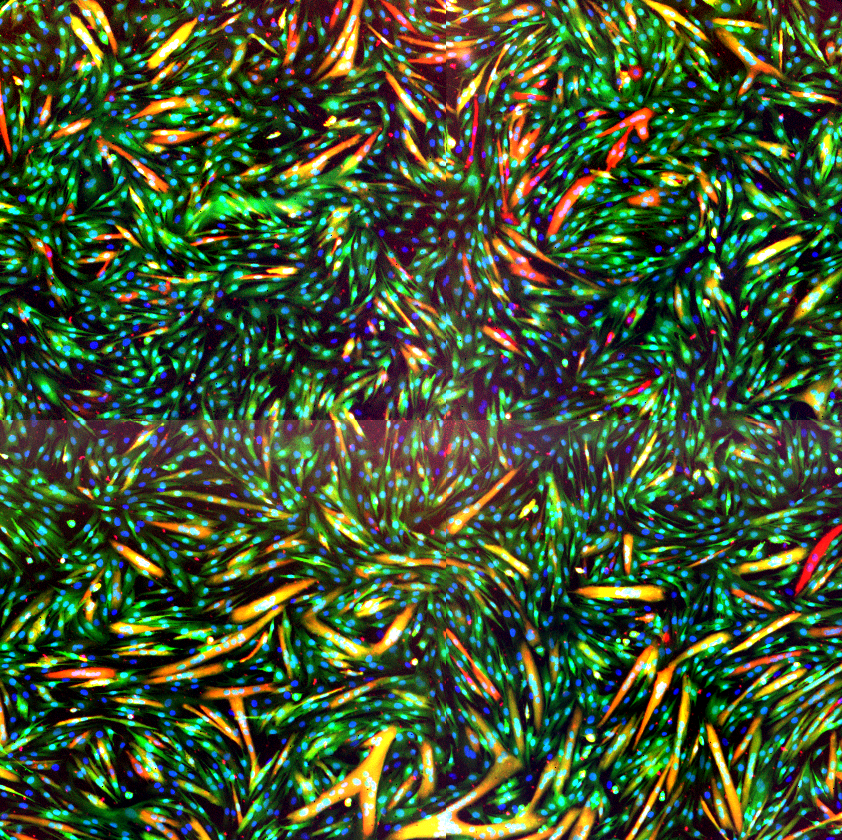
#> input picture test-image.png, 842 x 840 px
$ python -i regprops.py   (imports and definitions only)
#> lines starting #> are read from the running program, lines starting #| are printed output that depends on the picture; after the words box and inside, x2 and y2 are one past the last pixel; in counts of white or black regions, pixels touching at a corner belong together
import numpy as np
from scipy import ndimage as nd
from skimage import filter as imfilter, measure, io
from line_profiler import LineProfiler


# threshold and labeling number of objects, statistics about object size and
# shape
def intensity_object_features(im, sample_size=None):
    """Segment objects based on intensity threshold and compute properties.

    Parameters
    ----------
    im : 2D np.ndarray of float or uint8.
        The input image.
    adaptive_t_radius : int, optional
        The radius to calculate background with adaptive threshold.
    sample_size : int, optional
        Sample this many objects randomly, rather than measuring all
        objects.

    Returns
    -------
    f : 1D np.ndarray of float
        The feature vector.
    names : list of string
        The list of feature names.
    """
    tim1 = im > imfilter.threshold_otsu(im)
    f, names = object_features(tim1, im, sample_size=sample_size)
    return f, names


def object_features(bin_im, im, erode=2, sample_size=None):
    """Compute features about objects in a binary image.

    Parameters
    ----------
    bin_im : 2D np.ndarray of bool
        The image of objects.
    im : 2D np.ndarray of float or uint8
        The actual image.
    erode : int, optional
        Radius of erosion of objects.
    sample_size : int, optional
        Sample this many objects randomly, rather than measuring all
        objects.

    Returns
    -------
    fs : 1D np.ndarray of float
        The feature vector.
    names : list of string
        The names of each feature.
    """
    lab_im, n_objs = nd.label(bin_im)
    if sample_size is None:
        sample_size = n_objs
        sample_indices = np.arange(n_objs)
    else:
        sample_indices = np.random.randint(0, n_objs, size=sample_size)
    objects = measure.regionprops(lab_im, intensity_image=im)
    prop_names = measure._regionprops.PROPS.values()
    properties = []
    for i, j in enumerate(sample_indices):
        properties.append([])
        properties[i].append(objects[j].area())
        properties[i].append(objects[j].bbox())
        properties[i].append(objects[j].moments_central())
        properties[i].append(objects[j].centroid())
        properties[i].append(objects[j].convex_area())
        properties[i].append(objects[j].convex_image())
        properties[i].append(objects[j].coords())
        properties[i].append(objects[j].eccentricity())
        properties[i].append(objects[j].equivalent_diameter())
        properties[i].append(objects[j].euler_number())
        properties[i].append(objects[j].extent())
        properties[i].append(objects[j].filled_area())
        properties[i].append(objects[j].filled_image())
        properties[i].append(objects[j].moments_hu())
        properties[i].append(objects[j].image())
        properties[i].append(objects[j].label)
        properties[i].append(objects[j].major_axis_length())
        properties[i].append(objects[j].max_intensity())
        properties[i].append(objects[j].mean_intensity())
        properties[i].append(objects[j].min_intensity())
        properties[i].append(objects[j].minor_axis_length())
        properties[i].append(objects[j].moments())
        properties[i].append(objects[j].moments_normalized())
        properties[i].append(objects[j].orientation())
        properties[i].append(objects[j].perimeter())
        properties[i].append(objects[j].solidity())
        properties[i].append(objects[j].weighted_moments_central())
        properties[i].append(objects[j].weighted_centroid())
        properties[i].append(objects[j].weighted_moments_hu())
        properties[i].append(objects[j].weighted_moments())
        properties[i].append(objects[j].weighted_moments_normalized())
    return properties, prop_names


# [9 lines not run here, left out]

>>> import cv2
>>> picture = cv2.imread('test-image.png', cv2.IMREAD_GRAYSCALE)
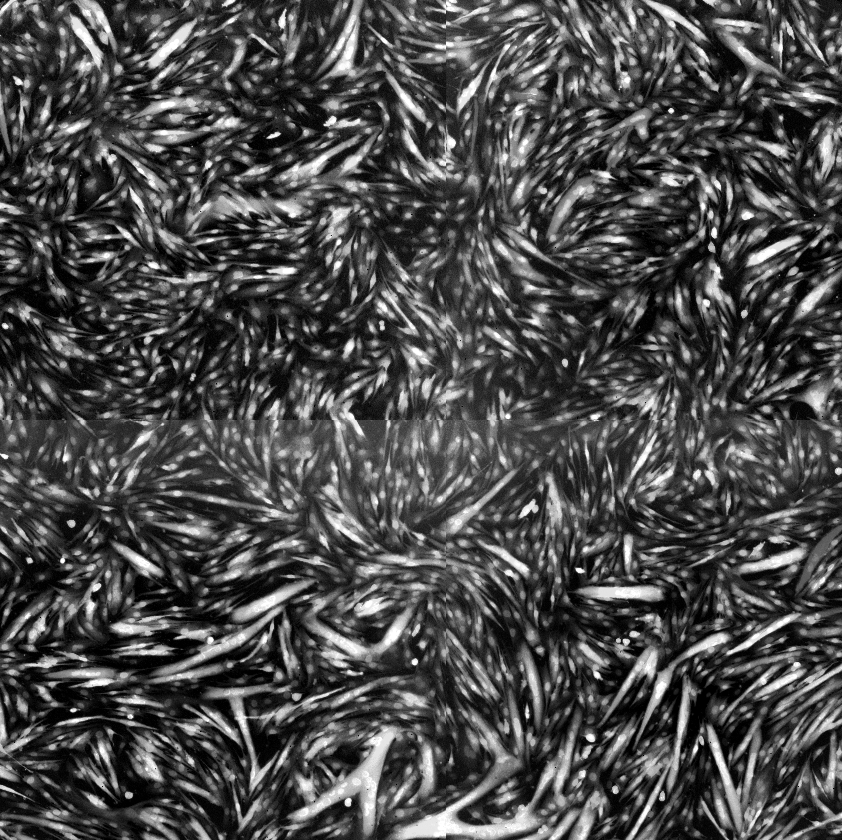
#> picture: shape (840, 842); min 0, max 255, mean 75.4
>>> result = intensity_object_features(picture)
#> in intensity_object_features, `tim1 = im > imfilter.threshold_otsu(im)`:
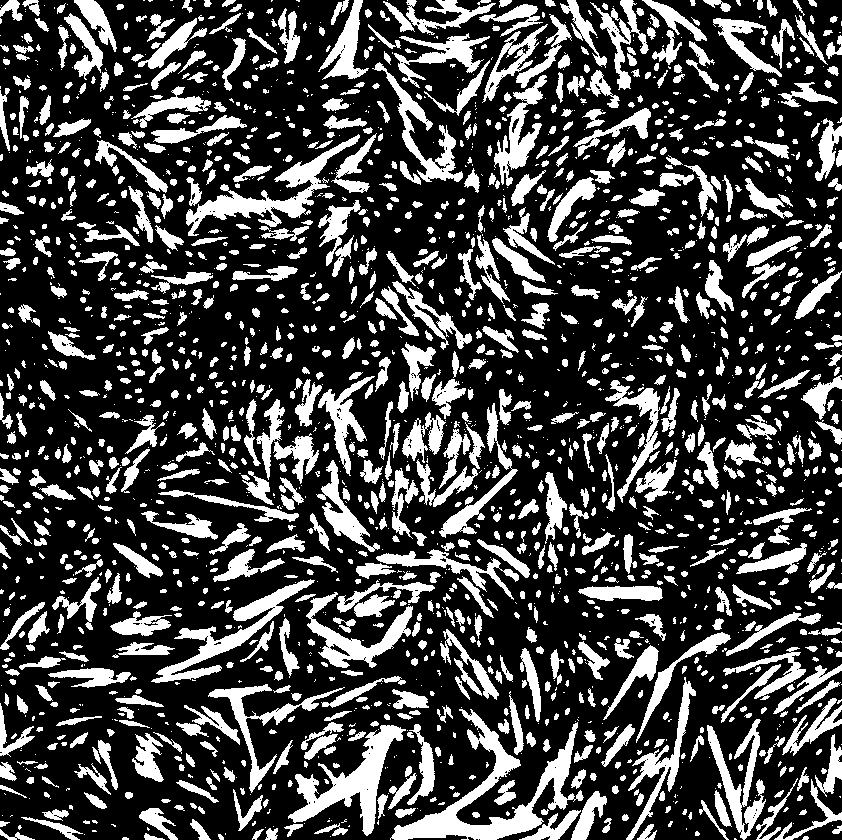
#> tim1: shape (840, 842) bool; 27.4% white; 2220 white regions (900 under 20 px)
#> in object_features, `lab_im, n_objs = nd.label(bin_im)`:
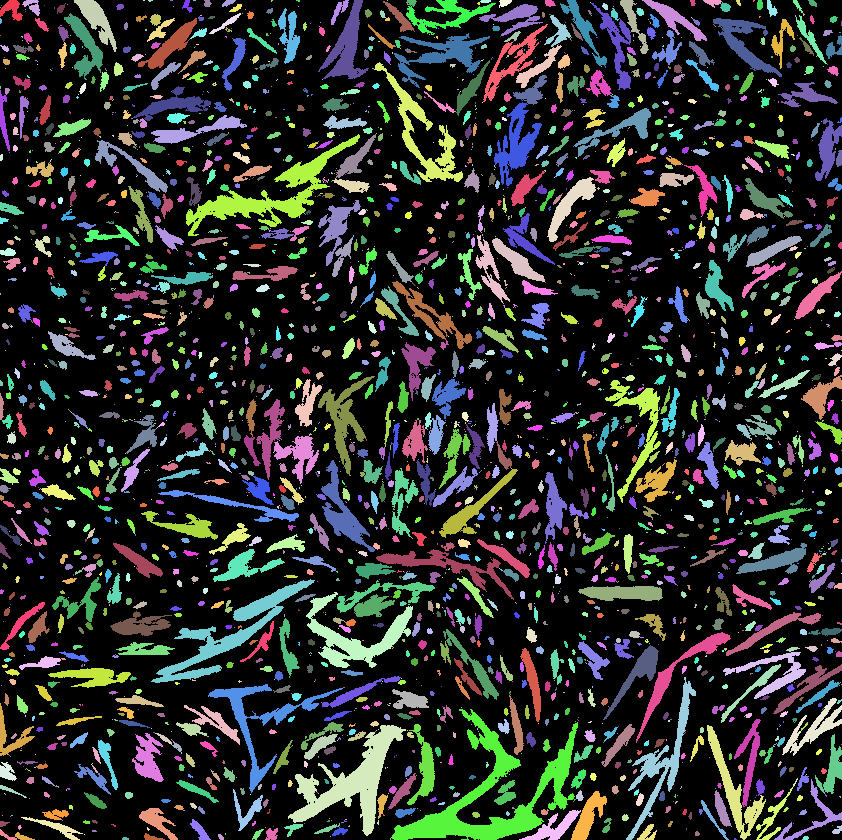
#> lab_im: shape (840, 842) int32; 2915 distinct labels, from 0 to 2914; one colour per label, 0 black
#> in object_features, `lab_im, n_objs = nd.label(bin_im)`: n_objs = 2914
#> in object_features, `objects = measure.regionprops(lab_im, intensity_image=im)`: objects = 2914 regions; largest, box (x1, y1, x2, y2) and area: (391, 709, 578, 840) 5821, (288, 725, 406, 836) 3912, (186, 134, 360, 236) 3429, (151, 579, 315, 683) 3105, (306, 592, 413, 668) 2353
#> after the loop in object_features, `for i, j in enumerate(sample_indices):`: properties = [[]]
#> (the run stopped early here; a loop or call above may not have finished)
